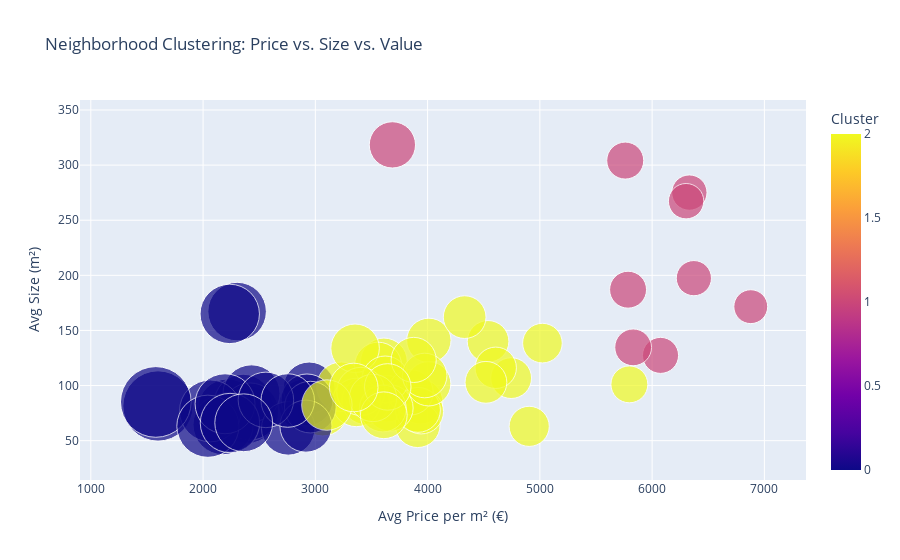

Source (notebook cell):
### Markdown cell above
## Value-for-Money Landscape

* **La Dreta de l’Eixample** remains the most expensive neighborhood (\~€6 900/m²), yet its average apartment size (\~170 m²) and relatively small bubble suggest poor value-for-money — high prestige, but not generous space per euro.
* **Pedralbes** and **Sant Gervasi – La Bonanova** sit in the upper-right quadrant, offering **both** large units (\~270–280 m²) and higher value than La Dreta, despite luxury prices — ideal for affluent buyers seeking maximum comfort.
* **Les Tres Torres**, while nearly matching Pedralbes in price, offers significantly less value — smaller average size (\~200 m²) and lower space return per €100k.
* **Les Corts** and **Sant Pere – Santa Caterina i la Ribera** appear as **budget-friendly options**: they feature **modest prices (\~€5 800/m²)** and relatively high m²-per-€ ratios, making them ideal for buyers focused on cost efficiency.
* **Sant Gervasi – Galvany** stands out as a **balanced performer** — combining large average sizes (\~240 m²) with below-average prices and the **largest value bubble** in the chart.

**Key Insight:**

* For **best value** (most m² per €100k), **Sant Gervasi – Galvany** and **Les Corts** outperform more glamorous areas like **Les Tres Torres** and **La Dreta de l’Eixample**.
* **Pedralbes** offers a compelling trade-off for buyers with high budgets: it's expensive, yes, but delivers on spaciousness and relative value.
* **La Dreta de l’Eixample** is a clear outlier: buyers here pay a location premium, not necessarily for comfort or square meters.

### Code cell
from sklearn.preprocessing import StandardScaler
from sklearn.cluster import KMeans

agg = (
    df.groupby("neighborhood")
      .agg(
          avg_price_per_m2=("calculatedPricePerArea", "mean"),
          avg_size=("size", "mean")
      )
      .copy()
)

agg["area_per_100k"] = 100_000 / agg["avg_price_per_m2"]

scaler = StandardScaler()
scaled_features = scaler.fit_transform(agg)

kmeans = KMeans(n_clusters=3, random_state=42, n_init=10)
agg["cluster"] = kmeans.fit_predict(scaled_features)

agg_plot = agg.reset_index()

import plotly.express as px

fig = px.scatter(
    agg_plot,
    x="avg_price_per_m2",
    y="avg_size",
    size="area_per_100k",
    color="cluster",
    hover_name="neighborhood",
    title="Neighborhood Clustering: Price vs. Size vs. Value",
    labels={
        "avg_price_per_m2": "Avg Price per m² (€)",
        "avg_size": "Avg Size (m²)",
        "area_per_100k": "m² per €100k",
        "cluster": "Cluster"
    },
    size_max=50
)

fig.show()

### Figure 1 — Plotly figure (JSON) as saved in the notebook; plotly's stock layout.template omitted (floating-point values rounded to 4 significant figures)
{"data": [{"hovertemplate": "<b>%{hovertext}</b><br><br>Avg Price per m² (€)=%{x}<br>Avg Size (m²)=%{y}<br>m² per €100k=%{marker.size}<br>Cluster=%{marker.color}<extra></extra>", "hovertext": ["Bellvitge", "Can Baró", "Can Peguera - El Turó de la Peira", "Can Serra", "Canyelles", "Carretera del Mig", "Centre", "Ciutat Meridiana - Torre Baró - Vallbona", "Collblanc", "El Baix Guinardó", "El Camp d'En Grassot i Gràcia Nova", "El Camp de l'Arpa del Clot", "El Carmel", "El Coll", "El Congrés i els Indians", "El Fort Pienc", "El Guinardó", "El Gòtic", "El Poble Sec - Parc de Montjuïc", "El Putxet i el Farró", "El Raval", "Gran Via L-H", "Horta", "Hostafrancs", "L'Antiga Esquerra de l'Eixample", "La Bordeta", "La Dreta de l'Eixample", "La Florida", "La Font d'En Fargues", "La Font de la Guatlla", "La Marina del Port", "La Marina del Prat Vermell", "La Maternitat i Sant Ramon", "La Nova Esquerra de l'Eixample", "La Prosperitat", "La Sagrada Família", "La Salut", "La Teixonera", "La Torrasa", "La Trinitat Nova", "La Trinitat Vella", "La Vall d'Hebron - La Clota", "Les Corts", "Les Planes", "Les Roquetes", "Les Tres Torres", "Navas", "Pedralbes", "Porta", "Pubilla Cases", "Sanfeliu", "Sant Andreu", "Sant Antoni", "Sant Genís Dels Agudells - Montbau", "Sant Gervasi - Galvany", "Sant Gervasi - La Bonanova", "Sant Josep", "Sant Pere - Santa Caterina i la Ribera", "Santa Eulàlia", "Sants", "Sants - Badal", "Sarrià", "Vallcarca i els Penitents", "Vallvidrera - El Tibidabo i les Planes", "Verdun", "Vila de Gràcia", "Vilapicina i la Torre Llobeta"], "legendgroup": "", "marker": {"color": [0, 2, 0, 0, 0, 2, 0, 0, 0, 2, 2, 2, 0, 2, 2, 2, 2, 2, 2, 2, 2, 2, 2, 2, 1, 2, 1, 0, 0, 2, 0, 2, 2, 2, 0, 2, 2, 0, 0, 0, 0, 2, 2, 0, 0, 1, 2, 1, 0, 0, 0, 0, 2, 2, 1, 1, 0, 1, 2, 2, 2, 1, 2, 1, 0, 2, 2], "coloraxis": "coloraxis", "size": [45.06, 27.7, 34.41, 41.71, 42.43, 32.63, 33.95, 62.56, 41.34, 25.41, 24.93, 27.5, 41.12, 25.56, 30.94, 28.1, 28.98, 19.91, 25.36, 22.03, 25.99, 29.81, 25.55, 27.29, 16.46, 29.72, 14.54, 45.9, 43.42, 27.61, 34.18, 29.37, 24.94, 21.08, 36.25, 25.16, 25.8, 33.84, 44.68, 48.43, 63.33, 27.77, 17.25, 48.95, 45.54, 15.69, 20.39, 15.79, 34.29, 44.65, 39.07, 44.69, 21.71, 28.46, 17.28, 15.87, 36.31, 17.15, 32.23, 27.43, 27.7, 17.36, 22.13, 27.13, 42.34, 23.09, 29.92], "sizemode": "area", "sizeref": 0.02533, "symbol": "circle"}, "mode": "markers", "name": "", "orientation": "v", "showlegend": false, "type": "scatter", "x": [2220.0, 3611.0, 2906.0, 2398.0, 2357.0, 3065.0, 2945.0, 1598.0, 2419.0, 3936.0, 4011.0, 3636.0, 2432.0, 3912.0, 3232.0, 3559.0, 3450.0, 5023.0, 3943.0, 4539.0, 3848.0, 3354.0, 3914.0, 3664.0, 6075.0, 3365.0, 6879.0, 2178.0, 2303.0, 3622.0, 2925.0, 3405.0, 4009.0, 4744.0, 2758.0, 3974.0, 3876.0, 2955.0, 2238.0, 2065.0, 1579.0, 3601.0, 5797.0, 2043.0, 2196.0, 6372.0, 4905.0, 6332.0, 2916.0, 2240.0, 2560.0, 2238.0, 4607.0, 3514.0, 5786.0, 6303.0, 2754.0, 5831.0, 3103.0, 3645.0, 3610.0, 5761.0, 4520.0, 3686.0, 2362.0, 4330.0, 3342.0], "xaxis": "x", "y": [78.92, 121.9, 82.29, 73.62, 84.0, 77.3, 97.88, 81.5, 76.45, 85.38, 141.0, 88.0, 92.96, 64.14, 99.0, 118.0, 86.27, 138.5, 76.41, 140.1, 93.87, 133.8, 77.93, 79.61, 127.4, 84.68, 171.6, 64.54, 167.1, 105.6, 86.95, 94.68, 101.6, 106.8, 61.14, 109.1, 123.3, 80.44, 66.71, 77.0, 85.14, 79.2, 101.1, 63.09, 83.5, 197.4, 63.0, 275.1, 63.17, 65.98, 87.0, 165.0, 116.1, 88.76, 187.0, 267.3, 86.43, 134.7, 82.32, 98.76, 73.05, 304.1, 102.9, 318.4, 66.25, 162.1, 98.25], "yaxis": "y"}], "layout": {"coloraxis": {"colorbar": {"title": {"text": "Cluster"}}, "colorscale": [[0, "#0d0887"], [0.1111, "#46039f"], [0.2222, "#7201a8"], [0.3333, "#9c179e"], [0.4444, "#bd3786"], [0.5556, "#d8576b"], [0.6667, "#ed7953"], [0.7778, "#fb9f3a"], [0.8889, "#fdca26"], [1, "#f0f921"]]}, "legend": {"itemsizing": "constant", "tracegroupgap": 0}, "title": {"text": "Neighborhood Clustering: Price vs. Size vs. Value"}, "xaxis": {"anchor": "y", "domain": [0, 1], "title": {"text": "Avg Price per m² (€)"}}, "yaxis": {"anchor": "x", "domain": [0, 1], "title": {"text": "Avg Size (m²)"}}}}
